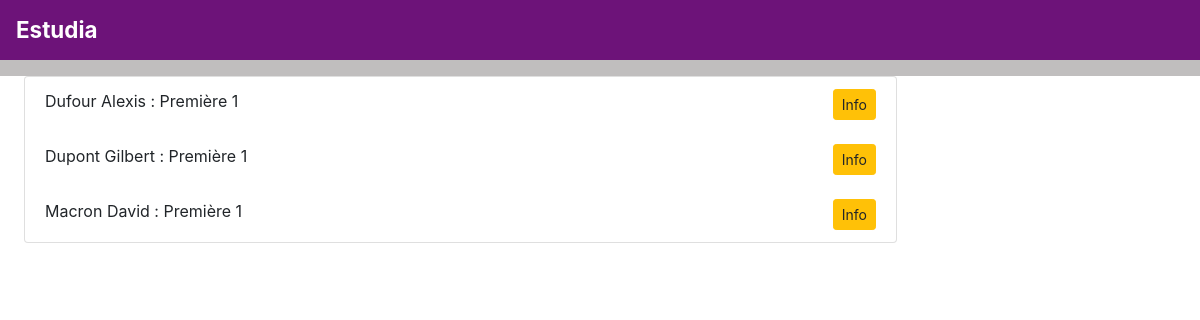
/pages/listeEleve.php, run on an earlier commit of the app's database.
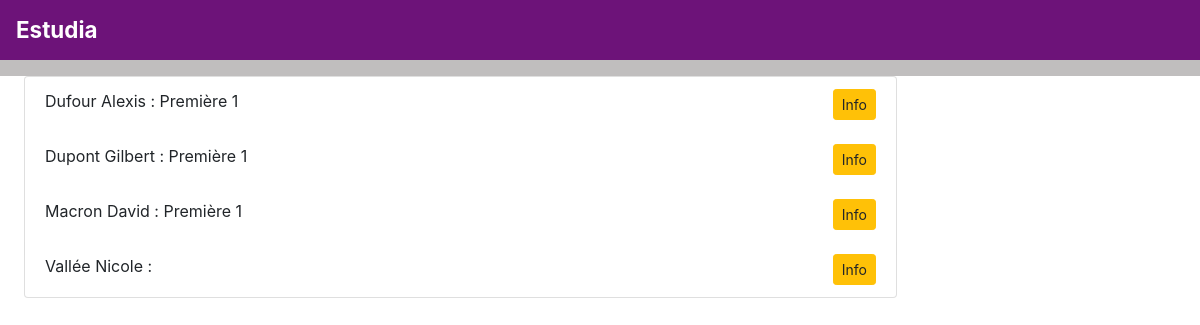
And on a later commit of the database.
### tables this page shows
CREATE TABLE IF NOT EXISTS `eleve` (
  `nom` varchar(100) NOT NULL,
  `prenom` varchar(100) NOT NULL,
  `idUtilisateur` int(11) NOT NULL,
  `IDfiliere` int(11) DEFAULT NULL,
  `idEtude` int(11) DEFAULT NULL
);

CREATE TABLE IF NOT EXISTS `etudes` (
  `idEtude` int(11) NOT NULL AUTO_INCREMENT,
  `classe` int(11) NOT NULL,
  `nom` varchar(100) NOT NULL,
  PRIMARY KEY (`idEtude`)
);

### affichages/affichageEleve.php (called while the page is built, shortened)
<?php
function getBdd()
{
    return new PDO('mysql:host=localhost;dbname=estudia;charset=UTF8', 'root', '',  array(PDO::ATTR_ERRMODE => PDO::ERRMODE_EXCEPTION));
}
    ?>

### pages/listeEleve.php (the view)
<?php
require_once "entete.php";
    $requete = getBdd() -> prepare("SELECT eleve.nom AS nom, etudes.nom AS titre, etudes.classe, prenom, idUtilisateur FROM eleve LEFT JOIN etudes USING(idEtude) ORDER BY eleve.nom ASC ");
    $requete -> execute();
    $eleves = $requete -> fetchAll(PDO::FETCH_ASSOC);
    ?>
    <ul class="list-group">
    <?php
    foreach($eleves as $eleve)
    {
        ?>
        <li class="list-group-item"><?=$eleve["nom"]. " ". $eleve["prenom"]." : ".$eleve["titre"]." ".$eleve["classe"];?>
        <span style="float:right;">
        <a class="btn btn-warning btn-sm" href="infoUtilisateur.php?id=<?=$eleve["idUtilisateur"]?>">Info</a>
        </span>
        </li>
        <?php
        }
        ?></ul>

What changed in the data, as far as the page shows it:
added eleve: nom "Vallée", prenom "Nicole"
